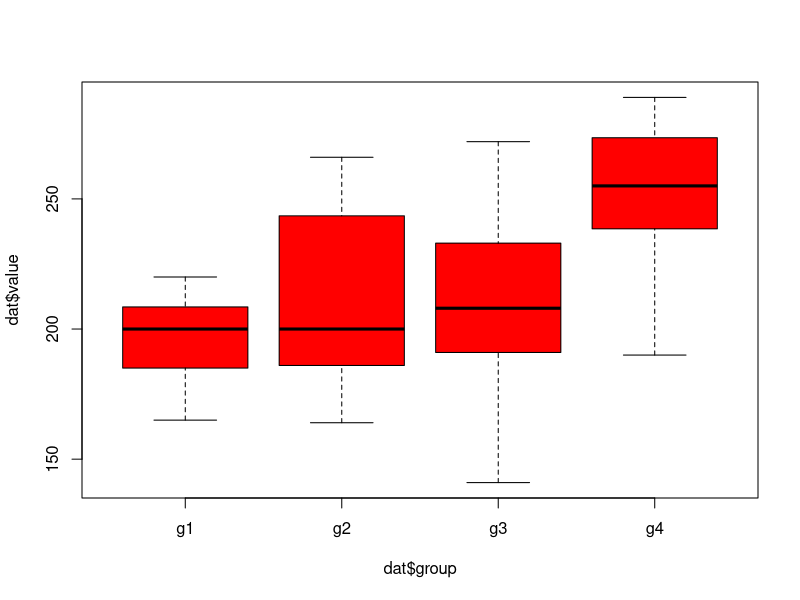

This figure's R source:
##analysis of oneway anova in R

## read data into a frame called "dat"
dat = read.table("cholesterol_anova_data.txt", header=TRUE)

## compute and print the mean values of groups
print( mean(dat$value[dat$group=="g1"]) )
print( mean(dat$value[dat$group=="g2"]) )
print( mean(dat$value[dat$group=="g3"]) )
print( mean(dat$value[dat$group=="g4"]) )

## box plot to compare the data sets
boxplot(dat$value ~ dat$group, col="red")

# one way anova test. Default assumption is variances not equal.
oneway.test(dat$value~dat$group)

# To make variences equal, set parameter
oneway.test(dat$value~dat$group, var.equal=TRUE)

# Run anov function
aov.out = aov(count ~ spray, data=InsectSprays)
summary(aov.out)